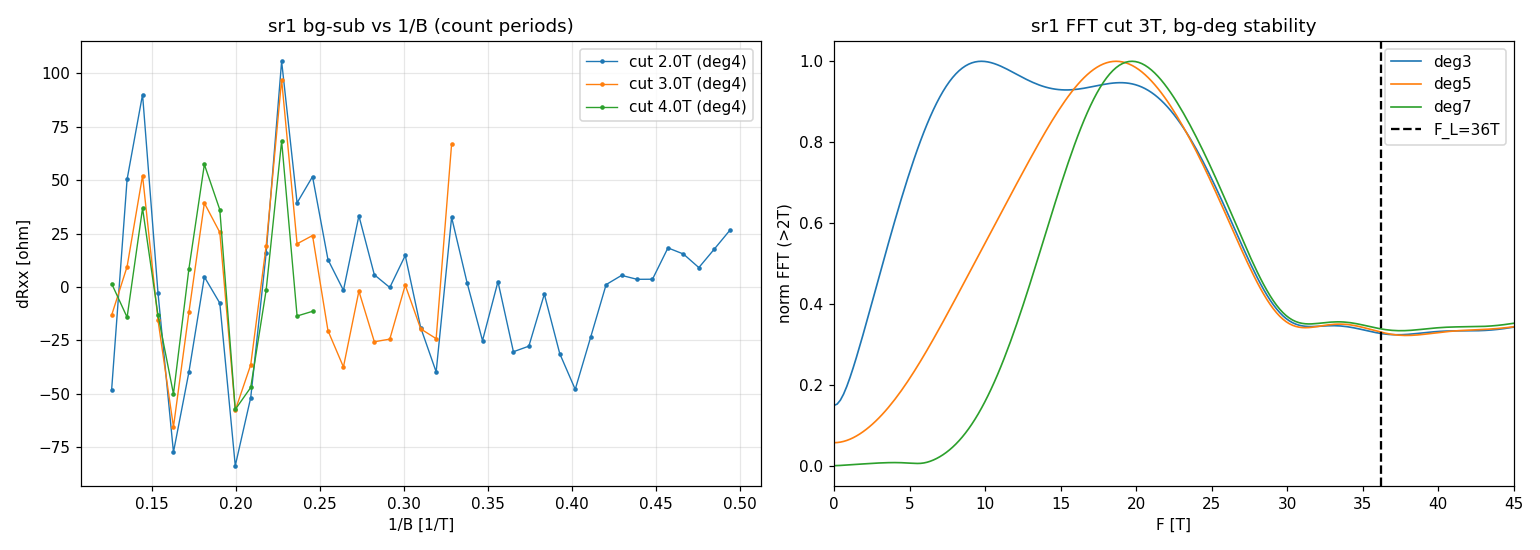

Source code (Python):
import numpy as np
import matplotlib; matplotlib.use("Agg")
import matplotlib.pyplot as plt
from hera.analysis import open_run, sdh_fft
import scipy.constants as cst

r = open_run("data/3")
B = r.col("magnet_field"); i = r.col("sr0_X") / (-1e6)
R1 = r.col("sr1_X") / i
o = np.argsort(B); B, R1 = B[o], R1[o]
n = 3.5e16; F_L = cst.h/(4*cst.e)*n
print(f"F_L={F_L:.1f} T")

# Count oscillations by eye: bg-sub at high B, plot dRxx vs 1/B
fig, ax = plt.subplots(1, 2, figsize=(14, 5))
for cutoff, c in [(2.0, "C0"), (3.0, "C1"), (4.0, "C2")]:
    m = B >= cutoff
    coef = np.polyfit(B[m], R1[m], 4); dR = R1[m] - np.polyval(coef, B[m])
    ax[0].plot(1/B[m], dR, ".-", ms=4, lw=0.9, color=c, label=f"cut {cutoff}T (deg4)")
ax[0].set_xlabel("1/B [1/T]"); ax[0].set_ylabel("dRxx [ohm]")
ax[0].set_title("sr1 bg-sub vs 1/B (count periods)"); ax[0].legend(); ax[0].grid(alpha=0.3)

# Stability: vary cutoff x bg_degree, report peak in F>2T (skip bg-residual band)
print("\ncutoff bg_deg | peak_F(>2T)  (looking for a stable tone)")
for cutoff in (1.5, 2.0, 3.0, 4.0):
    row = []
    for deg in (3, 5, 7):
        f, mag = sdh_fft(R1[:, None], B, b_range=(cutoff, B.max()), bg_degree=deg)
        mag = np.asarray(mag).squeeze()
        sel = f > 2.0
        pk = f[sel][np.argmax(mag[sel])]
        row.append(pk)
    print(f"  {cutoff:4.1f}   {str((3,5,7)):10s} | " + "  ".join(f"{p:5.1f}T" for p in row))

# FFT overlay, full and zoomed, cut 3T deg 4/5/7
for deg, c in [(3, "C0"), (5, "C1"), (7, "C2")]:
    f, mag = sdh_fft(R1[:, None], B, b_range=(3.0, B.max()), bg_degree=deg)
    mag = np.asarray(mag).squeeze()
    ax[1].plot(f, mag/mag[f > 2].max(), color=c, lw=1.1, label=f"deg{deg}")
ax[1].axvline(F_L, ls="--", c="k", label=f"F_L={F_L:.0f}T")
ax[1].set_xlabel("F [T]"); ax[1].set_ylabel("norm FFT (>2T)"); ax[1].set_xlim(0, 45)
ax[1].set_title("sr1 FFT cut 3T, bg-deg stability"); ax[1].legend()
fig.tight_layout(); fig.savefig("hera_scratch/sc1b_stability.png", dpi=110)
print("saved hera_scratch/sc1b_stability.png")
